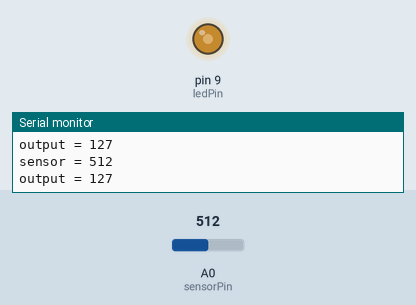
Simulated run of this sketch. Board: Arduino Uno, built with avr-gcc and run on an emulated ATmega328P. Parts: output pins drawn as LEDs (lit = HIGH), the last lines printed to the serial monitor. The test bench sets the inputs (shaded band); at power-on: A0 (sensorPin) = 512.

Above: at 1.8 s.
1.9 s: A0 (sensorPin) set to 716
At 2.5 s:
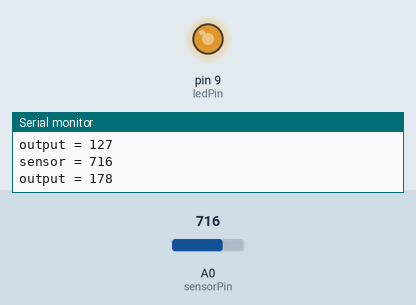
3.5 s: A0 (sensorPin) set to 900
At 5.2 s:
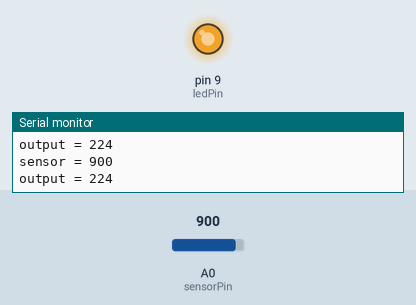
5.5 s: A0 (sensorPin) set to 122
At 6.8 s:
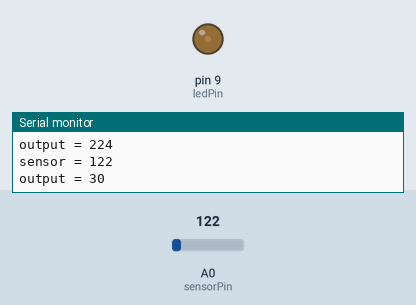
7.5 s: A0 (sensorPin) set to 0
At 8.4 s:
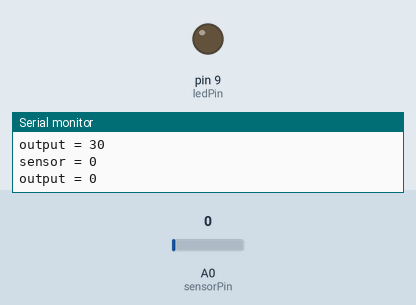
9.5 s: A0 (sensorPin) set to 511
At 11.1 s:
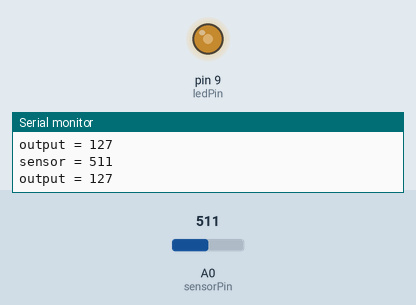
Timing chart, 0 to 12.5 s (numbered marks = the images above; inputs shaded):
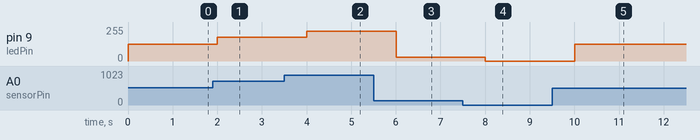

Measured:
- after the input at 1.9 s, pin 9 (ledPin): 127/255 → 178/255 after 0.10 s
- after the input at 3.5 s, pin 9 (ledPin): 178/255 → 224/255 after 0.50 s
- after the input at 5.5 s, pin 9 (ledPin): 224/255 → 30/255 after 0.50 s
- after the input at 7.5 s, pin 9 (ledPin): 30/255 → 0/255 after 0.51 s
- after the input at 9.5 s, pin 9 (ledPin): 0/255 → 127/255 after 0.51 s

The sketch:

arduino_IN_out.ino
```cpp
int ledPin = 9;
int sensorPin = A0;

int sensorValue = 0;        // value read from the pot
int outputvalue = 0;        // value output to the PWM (analog out)

void setup() {
  // put your setup code here, to run once:
  Serial.begin(9600);
}

void loop() {
  // put your main code here, to run repeatedly:
  sensorValue = analogRead(sensorPin);
  outputvalue = map(sensorValue, 0 ,1023, 0, 255);
  analogWrite(ledPin, outputvalue);

  Serial.print("sensor = ");
  Serial.println(sensorValue);
  Serial.print("output = ");
  Serial.println(outputvalue);

  delay(1000);
}
```
